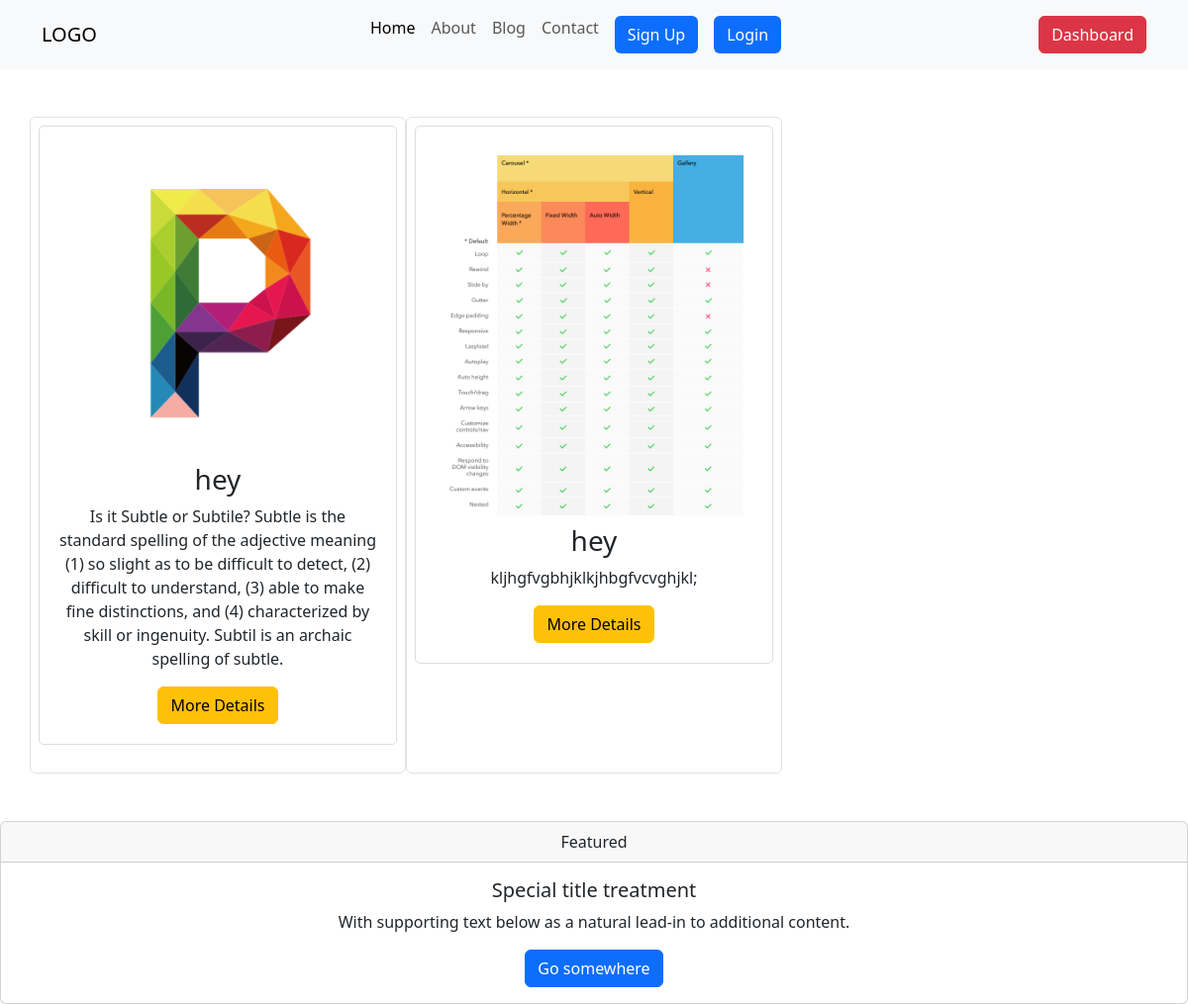
The page / on the database its author committed.
### blog/models.py (models this page shows, shortened)
class Post(models.Model):
    featured_image = models.ImageField(upload_to='images/')
    title=models.CharField(max_length=150)
    desc=models.TextField()

### blog/views.py (the view)
# urls.py: path('', views.index, name='index'),
def index(request):
    posts = Post.objects.all()
    return render(request, "index.html", {"posts": posts})

### Templates/index.html (shortened to what this page needs)
{% extends "base.html" %}
{% load static%}
{% block content %}
    <div class="container my-5">
      <div class="row">
        {% if  posts %}
        {% for post in  posts %}
        <div class="col-md-4 border p-2 rounded text-center">
          <div class="custom-box">
            <img src="{{post.featured_image.url }}" alt="Sample Image" class="img-fluid ">
            <h3>{{post.title}}</h3>
            <p>{{post.desc}}</p>
            <a href="#" class="btn btn-warning">More Details</a>
          </div>
        </div>
        {% endfor %}
        {% endif %}
      </div>
    </div>
  {% endblock  %}

### Templates/base.html (shortened to what this page needs)
<!DOCTYPE html>
{% load static%}
<html lang="en">
<head>
  <link href="https://cdn.jsdelivr.net/npm/bootstrap@5.3.2/dist/css/bootstrap.min.css" rel="stylesheet">
  <link rel="stylesheet" href="{% static 'css/style.css' %}">
</head>
<body>
  <nav class="navbar navbar-expand-lg bg-body-tertiary">
    <div class="container">
      <a class="navbar-brand" href="#">LOGO</a>
      <div class="collapse justify-content-center navbar-collapse" id="navbarSupportedContent">
        <ul class="navbar-nav m-auto mb-2 mb-lg-0">
          <li class="nav-item">
            <a class="nav-link active" aria-current="page" href="{% url 'index'   %}">Home</a>
          </li>
          <li class="nav-item">
            <a class="nav-link" href="#">About</a>
          </li>
          <li class="nav-item">
            <a class="nav-link" href="#">Blog</a>
          </li>
          <li class="nav-item">
            <a class="nav-link" href="#">Contact</a>
          </li>
          <li class="nav-item">
            <a class="nav-link" href="{% url 'signup'   %}">
             <button class="btn bg-primary text-white">Sign Up</button>
            </a>
          </li>
          {% if user.is_authenticated %}
          <li class="nav-item">
            <a class="nav-link" href="{% url 'logout' %}">
              <button class="btn bg-primary text-white">Logout</button>
            </a>
          </li>
        {% else %}
          <li class="nav-item">
            <a class="nav-link" href="{% url 'login' %}">
              <button class="btn bg-primary text-white">Login</button>
            </a>
          </li>
          {% endif %}
        </ul>
        <a class="nav-link" href="{% url 'dashboard' %}">
          <button type="button" class="btn btn-danger" >Dashboard</button>
        </a>
      </div>
    </div>
  </nav>
    {% block content %}
    {% endblock  %}
<div class="card text-center mt-5">
  <div class="card-header">
    Featured
  </div>
  <div class="card-body">
    <h5 class="card-title">Special title treatment</h5>
    <p class="card-text">With supporting text below as a natural lead-in to additional content.</p>
    <a href="#" class="btn btn-primary">Go somewhere</a>
  </div>
</div>
</body>
</html>

### static/css/style.css (style rules this page uses)
.navbar { background-color: #f8f9fa; }
.custom-box { border: 1px solid #ddd; border-radius: 5px; padding: 20px; margin-bottom: 20px; }
.custom-box img { max-width: 100%; height: auto; border-radius: 5px; }

### rows shown on the page
Post: featured_image (picture), title "hey", desc "Is it Subtle or Subtile? Subtle is the standard spelling of the adjective meaning (1) so slight as to be difficult to detect, (2) difficult to understand, (3) able to make fine distinctions, and (4) characterized by skill or ingenuity. Subtil is an archaic spelling of subtle."
Post: featured_image (picture), title "hey", desc "kljhgfvgbhjklkjhbgfvcvghjkl;"
